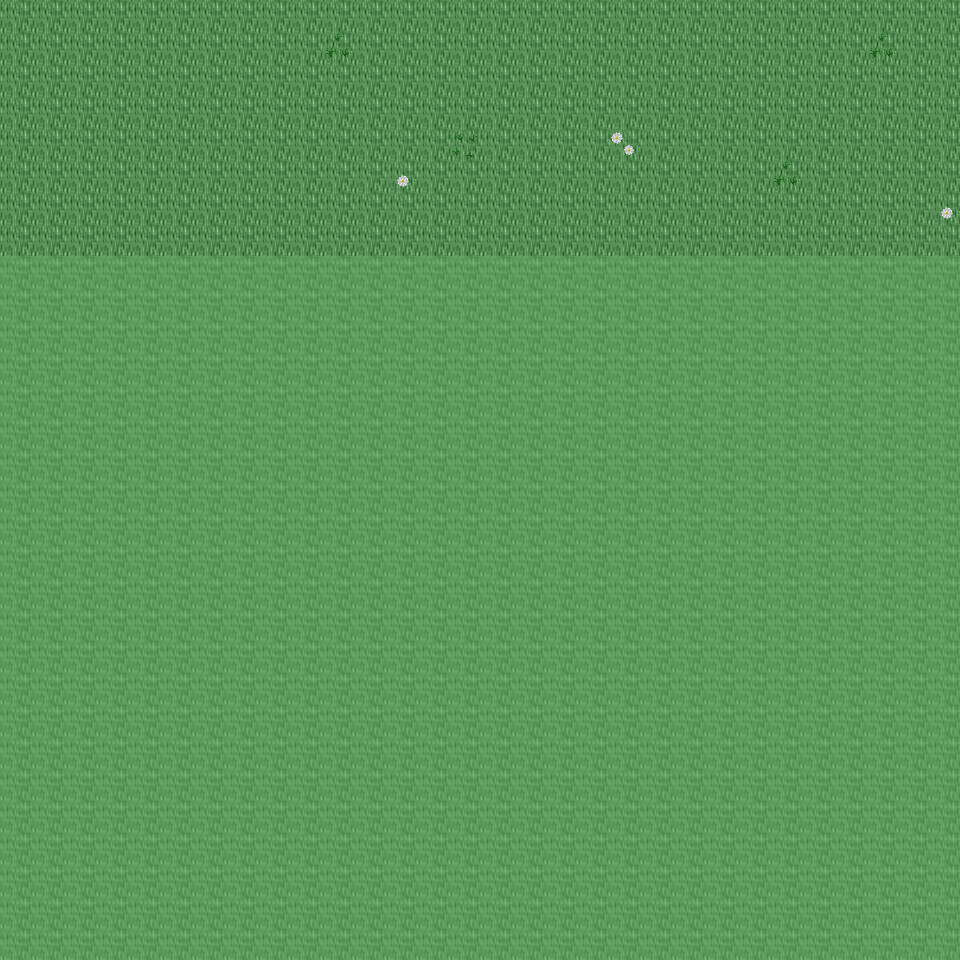

This game map was drawn from its Tiled (.tmx) file and the tilesets committed beside it. A one-line description and the trimmed map source follow:
An orthogonal 30x30 tile map with 32x32 px tiles, 6 tile layers (Ground, Object, Object2, Above, ...), 19 tilesets and 2 objects (2x mapchange).

<map version="1.0" orientation="orthogonal" renderorder="right-down" width="30" height="30" tilewidth="32" tileheight="32" nextobjectid="3">
  <tileset firstgid="1" name="tileset_ground_ground" tilewidth="32" tileheight="32" tilecount="33" columns="3">
    <image source="../drawable/tileset_ground_ground.png" width="96" height="352" />
  </tileset>
  <tileset firstgid="34" name="tileset_building_castle" tilewidth="32" tileheight="32" tilecount="320" columns="20">
    <image source="../drawable/tileset_building_castle.png" width="640" height="512" />
  </tileset>
  <tileset firstgid="354" name="tileset_plant_flower_daisy_white" tilewidth="32" tileheight="32" tilecount="8" columns="2">
    <image source="../drawable/tileset_plant_flower_daisy_white.png" width="64" height="128" />
  </tileset>
  <tileset firstgid="362" name="tileset_ground_mud_patch" tilewidth="32" tileheight="32" tilecount="4" columns="4">
    <image source="../drawable/tileset_ground_mud_patch.png" width="128" height="32" />
  </tileset>
  <tileset firstgid="366" name="tileset_plant_grasses" tilewidth="32" tileheight="32" tilecount="6" columns="3">
    <image source="../drawable/tileset_plant_grasses.png" width="96" height="64" />
  </tileset>
  <tileset firstgid="372" name="tileset_ground_cobbled_paving" tilewidth="32" tileheight="32" tilecount="1" columns="1">
    <image source="../drawable/tileset_ground_cobbled_paving.png" width="32" height="32" />
  </tileset>
  <tileset firstgid="373" name="tileset_plant_bush_bushes" tilewidth="32" tileheight="32" tilecount="10" columns="5">
    <image source="../drawable/tileset_plant_bush_bushes.png" width="160" height="64" />
  </tileset>
  <tileset firstgid="383" name="tileset_ground_grass_edges" tilewidth="32" tileheight="32" tilecount="36" columns="12">
    <image source="../drawable/tileset_ground_grass_edges.png" width="384" height="96" />
  </tileset>
  <tileset firstgid="419" name="tileset_ground_grass_corners" tilewidth="32" tileheight="32" tilecount="24" columns="6">
    <image source="../drawable/tileset_ground_grass_corners.png" width="192" height="128" />
  </tileset>
  <tileset firstgid="443" name="tileset_plant_tree_tree_darkgreen" tilewidth="32" tileheight="32" tilecount="88" columns="8">
    <image source="../drawable/tileset_plant_tree_tree_darkgreen.png" width="256" height="352" />
  </tileset>
  <tileset firstgid="531" name="tileset_plant_flower_daisy_yellow" tilewidth="32" tileheight="32" tilecount="8" columns="2">
    <image source="../drawable/tileset_plant_flower_daisy_yellow.png" width="64" height="128" />
  </tileset>
  <tileset firstgid="539" name="tileset_plant_flower_daisy_red" tilewidth="32" tileheight="32" tilecount="8" columns="2">
    <image source="../drawable/tileset_plant_flower_daisy_red.png" width="64" height="128" />
  </tileset>
  <tileset firstgid="547" name="tileset_plant_flower_daisy_blue" tilewidth="32" tileheight="32" tilecount="8" columns="2">
    <image source="../drawable/tileset_plant_flower_daisy_blue.png" width="64" height="128" />
  </tileset>
  <tileset firstgid="555" name="tileset_building_fence_fence_chunky" tilewidth="32" tileheight="32" tilecount="21" columns="3">
    <image source="../drawable/tileset_building_fence_fence_chunky.png" width="96" height="224" />
  </tileset>
  <tileset firstgid="576" name="tileset_plant_bush_hedge" tilewidth="32" tileheight="32" tilecount="35" columns="5">
    <image source="../drawable/tileset_plant_bush_hedge.png" width="160" height="224" />
  </tileset>
  <tileset firstgid="611" name="tileset_plant_stump_stump_green" tilewidth="32" tileheight="32" tilecount="4" columns="2">
    <image source="../drawable/tileset_plant_stump_stump_green.png" width="64" height="64" />
  </tileset>
  <tileset firstgid="615" name="tileset_plant_stump_stump_brown" tilewidth="32" tileheight="32" tilecount="4" columns="2">
    <image source="../drawable/tileset_plant_stump_stump_brown.png" width="64" height="64" />
  </tileset>
  <tileset firstgid="619" name="tileset_logic_collision" tilewidth="32" tileheight="32" tilecount="1" columns="1">
    <image source="../drawable/tileset_logic_collision.png" width="32" height="32" />
  </tileset>
  <tileset firstgid="620" name="tileset_ground_grass_2" tilewidth="32" tileheight="32" tilecount="21" columns="3">
    <image source="../drawable/tileset_ground_grass_2.png" width="96" height="224" />
  </tileset>
  <layer name="Ground" width="30" height="30">
    <data>[900 cells, 240 non-empty, 1 distinct tile ids]</data>
  </layer>
  <layer name="Object" width="30" height="30">
    <data>[900 cells, 7 non-empty, 4 distinct tile ids]</data>
  </layer>
  <layer name="Object2" width="30" height="30">
    <data>[900 cells, 0 non-empty, 0 distinct tile ids]</data>
  </layer>
  <layer name="Above" width="30" height="30">
    <data>[900 cells, 0 non-empty, 0 distinct tile ids]</data>
  </layer>
  <layer name="Above2" width="30" height="30">
    <data>[900 cells, 0 non-empty, 0 distinct tile ids]</data>
  </layer>
  <layer name="Walkable" width="30" height="30">
    <data>[900 cells, 660 non-empty, 1 distinct tile ids]</data>
  </layer>
  <objectgroup name="MapEvents">
    <object id="1" name="north" type="mapchange" x="0" y="0" width="960" height="32">
      <properties>
        <property name="map" value="0_deniran_forest_n2_w_x0_y3" />
        <property name="place" value="south" />
      </properties>
    </object>
    <object id="2" name="east" type="mapchange" x="928" y="0" width="32" height="256">
      <properties>
        <property name="map" value="0_ados_mountain_n2_w2_x0_y4" />
        <property name="place" value="west" />
      </properties>
    </object>
  </objectgroup>
</map>
